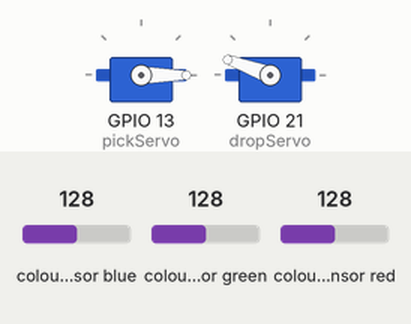
A sketch run on a simulated ESP32. Parts: 2 × servo. Wiring (inferred from the names in the program): TCS3200 colour sensor: output GPIO 15; S2 GPIO 2; S3 GPIO 4; S0 GPIO 19; S1 GPIO 18. Inputs (shaded band) come from the test bench; at power-on: colour sensor blue 128, colour sensor red 128, colour sensor green 128. WiFi joins after 1.5 s; servers stay silent unless stated; what the sketch prints to the serial monitor is not drawn.

Above: at 2.8 s.
2.9 s: colour sensor blue set to 124
At 5.1 s:
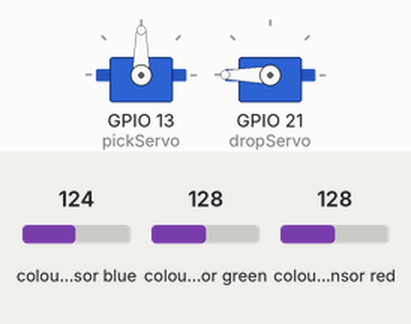
5.4 s: colour sensor red set to 120
At 8.3 s:
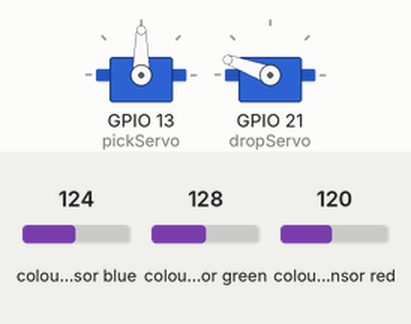
8.4 s: colour sensor blue set to 114
At 11.2 s:
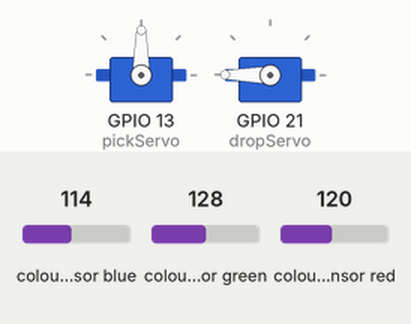
11.4 s: colour sensor blue set to 128
At 12.9 s:
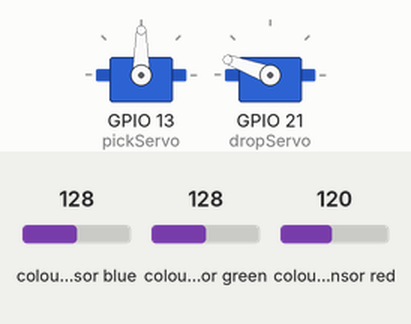
Timing chart, 0 to 15.4 s (numbered marks = the images above; inputs shaded):
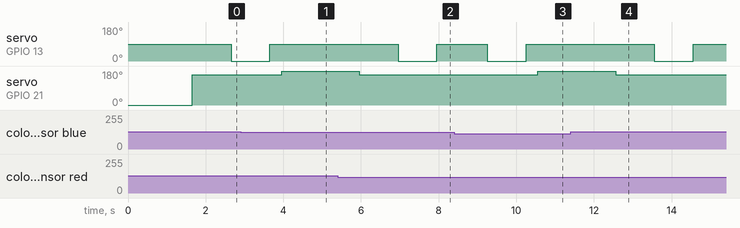

Measured:
- the behaviour switches between 128 and 127 on colour sensor blue (found by bisection; images 0 and 1)
- the behaviour switches between 125 and 124 on colour sensor red (found by bisection; images 1 and 2)
- the behaviour switches between 118 and 117 on colour sensor blue (found by bisection; images 2 and 3)
- after the input at 2.9 s, servo on GPIO 13 (pickServo): goes on until 3.7 s, then stays 90°; servo on GPIO 21 (dropServo): 160° → 180° after 1.1 s
- after the input at 5.4 s, servo on GPIO 13 (pickServo): 90° → 0° after 1.6 s, → 90° 1.0 s later; servo on GPIO 21 (dropServo): 180° → 160° after 0.55 s
- after the input at 8.4 s, servo on GPIO 21 (dropServo): 160° → 180° after 2.2 s
- after the input at 11.4 s, servo on GPIO 13 (pickServo): 90° → 0° after 2.2 s, → 90° 1.0 s later; servo on GPIO 21 (dropServo): 180° → 160° after 1.2 s

The sketch:

final_code.ino
```cpp
#include <ESP32Servo.h>
#include <Wire.h>
#include <Adafruit_Sensor.h>
#include <Adafruit_TCS34725.h>
#include <WiFi.h>;
#include <ThingSpeak.h>;

unsigned long myChannelNumber = 2438062;
const char * myWriteAPIKey = "7UX7NDWFZLCNIN3L ";
const char *ssid =  "Annu";     // Enter your WiFi Name
const char *pass =  "apkv_919"; // Enter your WiFi Password
WiFiClient client;

Servo pickServo;
Servo dropServo;
const int s0 = 19;
const int s1 = 18;
const int s2 = 2;
const int s3 = 4;
const int out = 15;
int red,blue,green,white;
int r=0;
int w=0;
int b=0;
int g=0;
int p=0;
int y=0;
int bl=0;
int CLOSE_ANGLE = 90;
int OPEN_ANGLE = 0;

void setup()
{
  Serial.begin(115200);
  pinMode(s0, OUTPUT);
  pinMode(s1, OUTPUT);
  pinMode(s2, OUTPUT);
  pinMode(s3, OUTPUT);
  pinMode(out, INPUT);
  digitalWrite(s0, HIGH);
  digitalWrite(s1, HIGH);
  pickServo.attach(13);
  dropServo.attach(21);
  pickServo.write(90);
  dropServo.write(0);

  ThingSpeak.begin(client);
  Serial.println("Connecting to ");
  Serial.println(ssid);
  WiFi.begin(ssid, pass);
  while (WiFi.status() != WL_CONNECTED)
     {
            delay(550);
            Serial.print(".");
     }
      Serial.println("");
      Serial.println("WiFi connected");
}

void loop()
{
  digitalWrite(s2, LOW);
  digitalWrite(s3, LOW);
  red = pulseIn(out, digitalRead(out) == HIGH ? LOW : HIGH);
  digitalWrite(s3, HIGH);
  blue = pulseIn(out, digitalRead(out) == HIGH ? LOW : HIGH);
  digitalWrite(s2, HIGH);
  green = pulseIn(out, digitalRead(out) == HIGH ? LOW : HIGH);
  digitalWrite(s3, LOW);
  white = pulseIn(out, digitalRead(out) == HIGH ? LOW : HIGH);
  Serial.print("R Intensity:");
  Serial.print(red, DEC);
  Serial.print(" G Intensity: ");
  Serial.print(green, DEC);
  Serial.print(" B Intensity : ");
  Serial.println(blue, DEC);

  if(red>24 & red<30 & green>45 & green<51 & blue>13 & blue<15)
  {
    dropServo.write(120);
    delay(1000);
    r++;
    Serial.print("Red:");
    Serial.println(r);
    open1();
    delay(1000);
    close1();
    ThingSpeak.writeField(myChannelNumber, 1,r, myWriteAPIKey);
  }
  else if(red>25 & red<29 & green>40 & green<44 & blue >11 & blue<15)
  {
    dropServo.write(130);
    delay(1000);
    g++;
    Serial.print("Green:");
    Serial.println(g);
    open1();
    delay(1000);
    close1();
    ThingSpeak.writeField(myChannelNumber, 2,g, myWriteAPIKey);
  }
else if(red>20 & red<25 & green>31 & green<35 & blue>10 & blue<15)
  {
    dropServo.write(140);
    delay(1000);
    b++;
    Serial.print("Blue:");
    Serial.println(b);
    open1();
    delay(1000);
    close1();
    ThingSpeak.writeField(myChannelNumber, 3,b, myWriteAPIKey);
  }
/*  else if(red>20 & red<25 & green>35 & green<40 & blue>10 & blue<15)
  {
    dropServo.write(150);
    delay(1000);
    y++;
    Serial.print("Yellow:");
    Serial.println(y);
    open1();
    delay(1000);
    close1();
    ThingSpeak.writeField(myChannelNumber, 5,y, myWriteAPIKey);
  } */
  else if(blue<=red & green<40 & red>20)
  {
    dropServo.write(160);
    delay(1000);
    p++;
    Serial.print("purple:");
    Serial.println(p);
    open1();
    delay(1000);
    close1();
    ThingSpeak.writeField(myChannelNumber, 6,p, myWriteAPIKey);
  }
  else if(white<10)
  {
    dropServo.write(170);
    delay(1000);
    w++;
    Serial.print("White:");
    Serial.println(w);
    open1();
    delay(1000);
    close1();
    ThingSpeak.writeField(myChannelNumber, 4,w, myWriteAPIKey);
  }
  else{
    dropServo.write(180);
    delay(1000);
   // bl++;
    Serial.print("No object placed");
    //Serial.println(bl);
    //open1();
    delay(1000);
    //close1();
    //ThingSpeak.writeField(myChannelNumber, 7,bl, myWriteAPIKey);
  }

  Serial.println();
 // delay(1000);
}
void open1(){
  pickServo.write(OPEN_ANGLE);
}
void close1(){
  pickServo.write(CLOSE_ANGLE);
}
```
